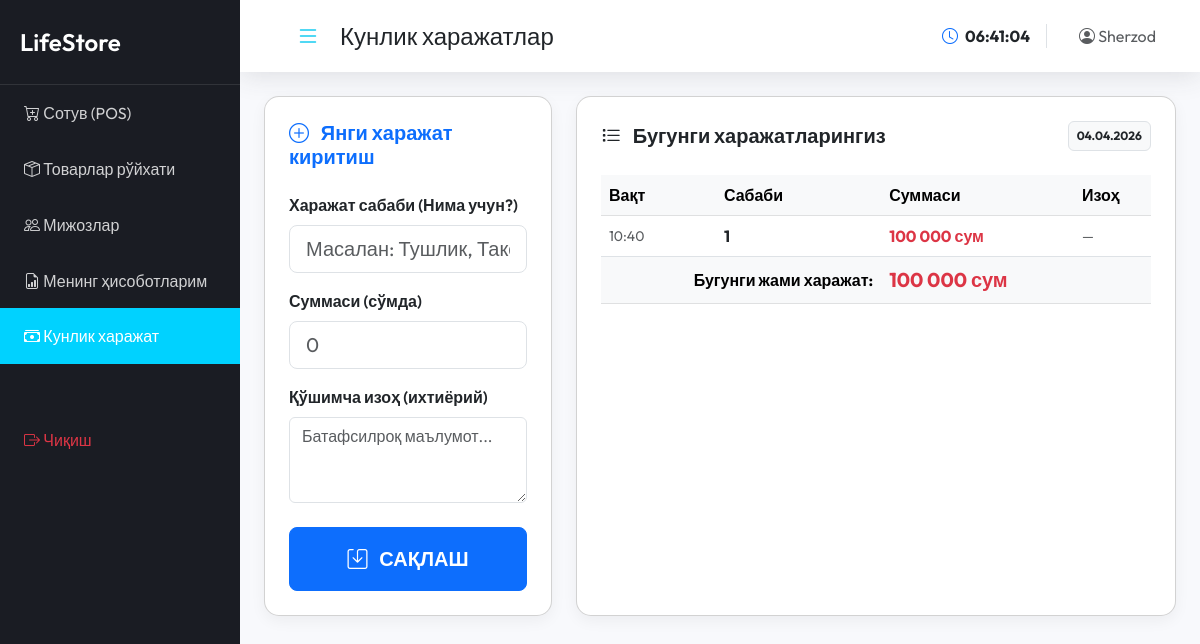
/cashier/expenses.php (signed in), run on the app's committed database.
### tables this page shows
CREATE TABLE `expenses` (
  `id` int(11) NOT NULL,
  `user_id` int(11) DEFAULT NULL,
  `category` varchar(255) NOT NULL,
  `amount` decimal(15,2) NOT NULL,
  `description` text,
  `date` timestamp NULL DEFAULT CURRENT_TIMESTAMP
);

### config.php (called while the page is built, shortened)
<?php
function formatMoney($amount) {
    return number_format($amount, 0, '.', ' ') . " сум";
}
?>

### cashier/expenses.php (the view, shortened to what this page needs)
<?php
require_once 'layout.php';
?>
<div class="row">
    <div class="col-md-4">
        <div class="card pos-card p-4 h-100">
            <h5 class="fw-bold mb-4 text-primary"><i class="bi bi-plus-circle me-2"></i> Янги харажат киритиш</h5>
            <form method="POST">
                <div class="mb-3">
                    <label class="form-label fw-semibold">Харажат сабаби (Нима учун?)</label>
                    <input type="text" name="category" class="form-control form-control-lg" placeholder="Масалан: Тушлик, Такси, Хўжалик моллари..." required>
                </div>
                <div class="mb-3">
                    <label class="form-label fw-semibold">Суммаси (сўмда)</label>
                    <input type="number" name="amount" class="form-control form-control-lg" placeholder="0" required>
                </div>
                <div class="mb-4">
                    <label class="form-label fw-semibold">Қўшимча изоҳ (ихтиёрий)</label>
                    <textarea name="description" class="form-control" rows="3" placeholder="Батафсилроқ маълумот..."></textarea>
                </div>
                <button type="submit" name="add_expense" class="btn btn-primary btn-lg w-100 py-3 fw-bold">
                    <i class="bi bi-save me-2"></i> САҚЛАШ
                </button>
            </form>
        </div>
    </div>
    <div class="col-md-8">
        <div class="card pos-card p-4 h-100">
            <div class="d-flex justify-content-between align-items-center mb-4">
                <h5 class="fw-bold m-0"><i class="bi bi-list-task me-2"></i> Бугунги харажатларингиз</h5>
                <span class="badge bg-light text-dark border p-2"><?php echo date('d.m.Y'); ?></span>
            </div>
            <div class="table-responsive">
                <table class="table table-hover align-middle">
                    <thead class="table-light">
                        <tr>
                            <th>Вақт</th>
                            <th>Сабаби</th>
                            <th>Суммаси</th>
                            <th>Изоҳ</th>
                        </tr>
                    </thead>
                    <tbody>
                        <?php
                        $user_id = $_SESSION['user_id'];
                        $today = date('Y-m-d');
                        $sql = "SELECT * FROM expenses WHERE user_id = $user_id AND DATE(date) = '$today' ORDER BY date DESC";
                        $res = $conn->query($sql);
                        $total_today = 0;
                        if ($res->num_rows > 0):
                            while($row = $res->fetch_assoc()):
                                $total_today += $row['amount'];
                        ?>
                        <tr>
                            <td class="small text-muted"><?php echo date('H:i', strtotime($row['date'])); ?></td>
                            <td><span class="fw-bold"><?php echo $row['category']; ?></span></td>
                            <td class="text-danger fw-bold"><?php echo formatMoney($row['amount']); ?></td>
                            <td class="small text-muted italic"><?php echo $row['description'] ?: '—'; ?></td>
                        </tr>
                        <?php endwhile; ?>
                        <?php else: ?>
                        <tr>
                            <td colspan="4" class="text-center py-5 text-muted">Бугун ҳали харажат киритилмаган.</td>
                        </tr>
                        <?php endif; ?>
                    </tbody>
                    <?php if($total_today > 0): ?>
                    <tfoot class="table-light fw-bold">
                        <tr>
                            <td colspan="2" class="text-end">Бугунги жами харажат:</td>
                            <td class="text-danger fs-5"><?php echo formatMoney($total_today); ?></td>
                            <td></td>
                        </tr>
                    </tfoot>
                    <?php endif; ?>
                </table>
            </div>
        </div>
    </div>
</div>

### cashier/layout.php (style rules this page uses)
:root { --sidebar-width: 240px; --primary-color: #00d2ff; --dark-bg: #1a1c23; --light-bg: #f8f9fc; }
body { font-family: 'Outfit', sans-serif; background-color: var(--light-bg); overflow-x: hidden; }
.pos-card { background: #fff; border-radius: 15px; box-shadow: 0 5px 15px rgba(0,0,0,0.05); }

### data on the page
expenses: date "10:40", category "1", amount "100 000 сум", description "—"

### other printed values
$title "Кунлик харажатлар"
$_SESSION['name'] "Sherzod"
formatMoney($total_today) "100 000 сум"
